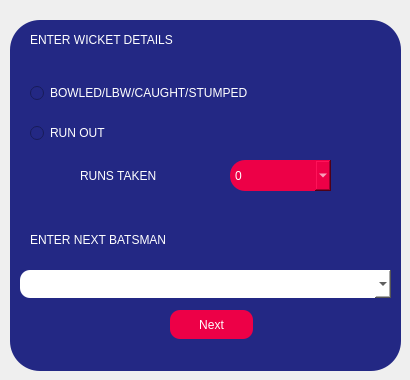
        <widget class="QWidget" name="page_5">
         <widget class="QRadioButton" name="Run_Out">
          <property name="geometry">
           <rect>
            <x>30</x>
            <y>120</y>
            <width>131</width>
            <height>26</height>
           </rect>
          </property>
          <property name="styleSheet">
           <string notr="true">color: rgb(255, 255, 255);
background-color: rgb(35, 40, 132);
border-radius:30px;
font: 700 14pt &quot;Cascadia Code&quot;;</string>
          </property>
          <property name="text">
           <string>RUN OUT</string>
          </property>
         </widget>
         <widget class="QRadioButton" name="Bowled">
          <property name="geometry">
           <rect>
            <x>30</x>
            <y>80</y>
            <width>361</width>
            <height>26</height>
           </rect>
          </property>
          <property name="styleSheet">
           <string notr="true">color: rgb(255, 255, 255);
background-color: rgb(35, 40, 132);
border-radius:30px;
font: 700 14pt &quot;Cascadia Code&quot;;</string>
          </property>
          <property name="text">
           <string>BOWLED/LBW/CAUGHT/STUMPED</string>
          </property>
         </widget>
         <widget class="QLabel" name="label_36">
          <property name="geometry">
           <rect>
            <x>30</x>
            <y>30</y>
            <width>281</width>
            <height>20</height>
           </rect>
          </property>
          <property name="styleSheet">
           <string notr="true">color: rgb(255, 255, 255);

font: 700 14pt &quot;Cascadia Code&quot;;
background-color: rgb(35, 40, 132);
border-radius:30px;</string>
          </property>
          <property name="text">
           <string>ENTER WICKET DETAILS</string>
          </property>
         </widget>
         <widget class="QComboBox" name="Runout_Run">
          <property name="geometry">
           <rect>
            <x>230</x>
            <y>160</y>
            <width>101</width>
            <height>31</height>
           </rect>
          </property>
          <property name="styleSheet">
           <string notr="true">color: rgb(255, 255, 255);
background-color: rgb(237, 0, 71);
font: 700 14pt &quot;Cascadia Code&quot;;
border-radius: 15px; </string>
          </property>
          <item>
           <property name="text">
            <string>0</string>
           </property>
          </item>
          <item>
           <property name="text">
            <string>1</string>
           </property>
          </item>
          <item>
           <property name="text">
            <string>2</string>
           </property>
          </item>
          <item>
           <property name="text">
            <string>3</string>
           </property>
          </item>
          <item>
           <property name="text">
            <string>4</string>
           </property>
          </item>
         </widget>
         <widget class="QLabel" name="label_37">
          <property name="geometry">
           <rect>
            <x>80</x>
            <y>160</y>
            <width>141</width>
            <height>31</height>
           </rect>
          </property>
          <property name="styleSheet">
           <string notr="true">background-color: rgb(35, 40, 132);
border-radius:30px;
color: rgb(255, 255, 255);

font: 700 14pt &quot;Cascadia Code&quot;;</string>
          </property>
          <property name="text">
           <string>RUNS TAKEN</string>
          </property>
         </widget>
         <widget class="QWidget" name="widget" native="true">
          <property name="geometry">
           <rect>
            <x>10</x>
            <y>20</y>
            <width>391</width>
            <height>351</height>
           </rect>
          </property>
          <property name="styleSheet">
           <string notr="true">background-color: rgb(35, 40, 132);
border-radius:30px;</string>
          </property>
          <widget class="QLabel" name="label_35">
           <property name="geometry">
            <rect>
             <x>20</x>
             <y>210</y>
             <width>251</width>
             <height>20</height>
            </rect>
           </property>
           <property name="styleSheet">
            <string notr="true">color: rgb(255, 255, 255);
background-color: rgb(35, 40, 132);
border-radius:30px;
font: 700 14pt &quot;Cascadia Code&quot;;</string>
           </property>
           <property name="text">
            <string>ENTER NEXT BATSMAN</string>
           </property>
          </widget>
          <widget class="QComboBox" name="Batsman1">
           <property name="geometry">
            <rect>
             <x>10</x>
             <y>250</y>
             <width>371</width>
             <height>28</height>
            </rect>
           </property>
           <property name="styleSheet">
            <string notr="true">background-color: rgb(255, 255, 255);

font: 700 14pt &quot;Cascadia Code&quot;;
color: rgb(0, 0, 0);
border-radius: 10px; </string>
           </property>
          </widget>
          <widget class="QPushButton" name="Next_batsman">
           <property name="geometry">
            <rect>
             <x>160</x>
             <y>290</y>
             <width>83</width>
             <height>29</height>
            </rect>
           </property>
           <property name="styleSheet">
            <string notr="true">color: rgb(255, 255, 255);
background-color: rgb(237, 0, 71);
font: 700 14pt &quot;Cascadia Code&quot;;
border-radius: 10px; </string>
           </property>
           <property name="text">
            <string>Next</string>
           </property>
          </widget>
         </widget>
         <zorder>widget</zorder>
         <zorder>Run_Out</zorder>
         <zorder>Bowled</zorder>
         <zorder>label_36</zorder>
         <zorder>Runout_Run</zorder>
         <zorder>label_37</zorder>
        </widget>
